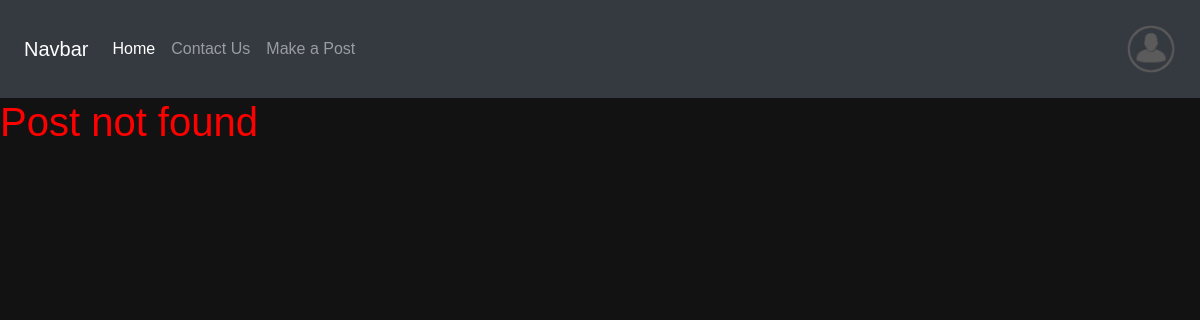
The app's page /posts/13, older data.
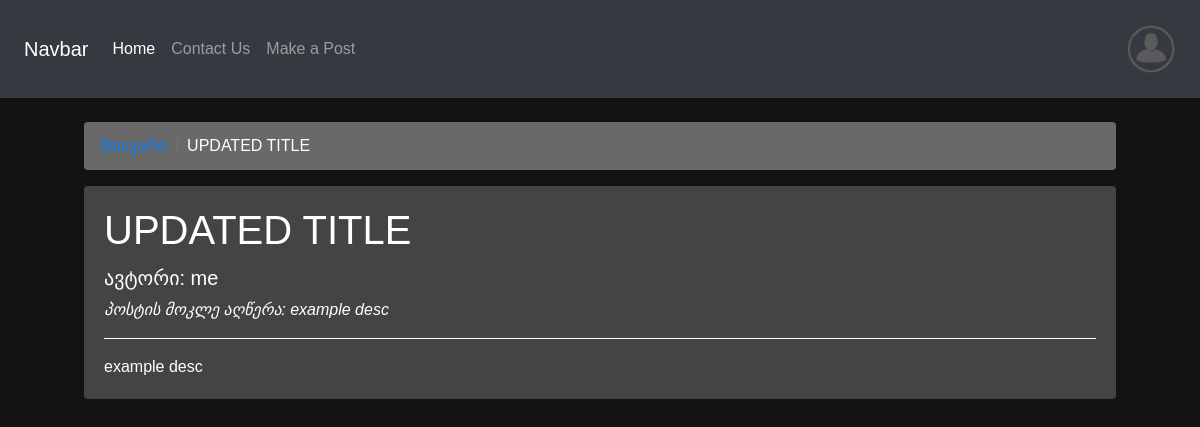
The same page, newer data.
### tables this page shows
CREATE TABLE posts (
                id INTEGER PRIMARY KEY AUTOINCREMENT,
                title TEXT NOT NULL,
                author TEXT NOT NULL,
                description TEXT NOT NULL,
                information TEXT NOT NULL
            , category TEXT NOT NULL);

### app_main.py (the view)
@app.route('/posts/<int:post_id>')
def show_post(post_id):
    print("ROUTE HIT")
    import sqlite3
    conn = sqlite3.connect('fitnessproject.db')
    c = conn.cursor()
    c.execute("SELECT * FROM posts WHERE id = ?", (post_id,))
    row = c.fetchone()
    conn.close()
    if row:
        viewpost = {
            'id': row[0],
            'title': row[1],
            'author': row[2],
            'description': row[3],
            'information': row[4],
            'category': row[5]
        }
    else:
        viewpost = None
    print("🔎 viewpost:", viewpost)
    return render_template("view_post.html", viewpost=viewpost)

### templates/view_post.html (shortened to what this page needs)
<!doctype html>
<html lang="en">
<head>
    <link rel="stylesheet" href="https://cdn.jsdelivr.net/npm/bootstrap@4.4.1/dist/css/bootstrap.min.css"
>
</head>
<body style="background-color: #121212;">
{% include "navbar.html" %}
{% if viewpost %}
<div class='main-box'>
    <nav aria-label="breadcrumb">
        <ol class="breadcrumb" style="background-color: #696969;">
            <li class="breadcrumb-item"><a href="/">მთავარი</a></li>
            <li class="breadcrumb-item active" aria-current="page" style="color: white;">{{ viewpost['title'] }}</li>
        </ol>
    </nav>
    <div class="card" style="background-color: #444444; border: none;">
        <div class="card-body" style="color: white;">
            <h1 class="card-title">{{ viewpost['title'] }}</h1>
            <h5 style="color: white;">ავტორი: {{ viewpost['author'] }}</h5>
            <p><em>პოსტის მოკლე აღწერა: {{ viewpost['description'] }}</em></p>
            <hr style="border-color: white;">
            <p class="card-text">{{ viewpost['information'] }}</p>
        </div>
    </div>
</div>
{% else %}
<h1 style="color: red;">Post not found</h1>
{% endif %}
</body>
</html>

Row changes from the older to the newer data that the page shows:
added posts: title "UPDATED TITLE", author "me", description "example desc", information "example desc"
Text that changed along with them:
text no longer shown: "Post not found"
text now shown: "ავტორი: პოსტის მოკლე აღწერა:"
